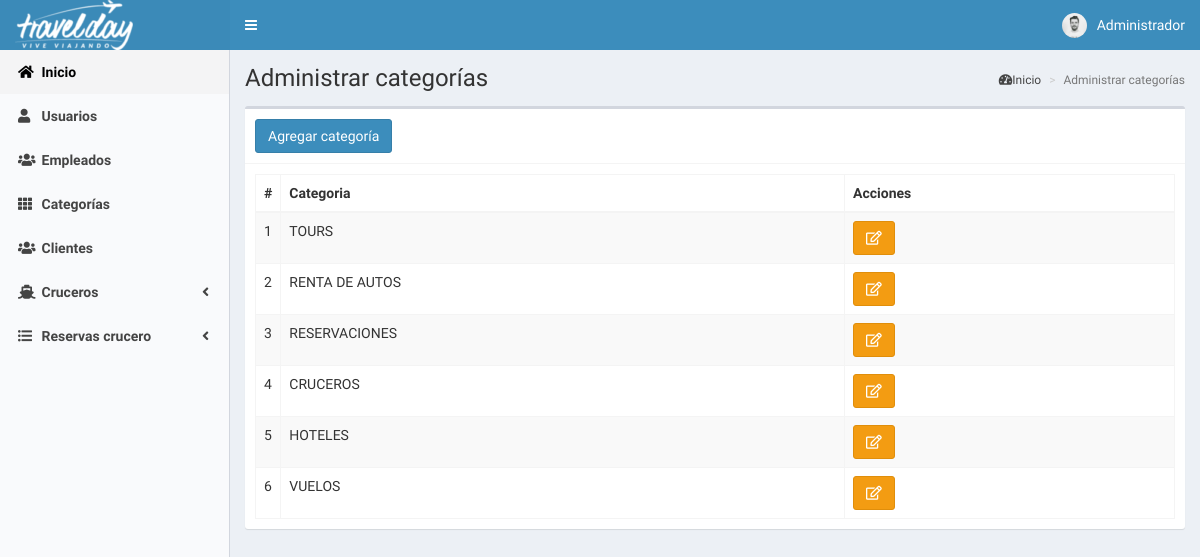
Screenshot of /categorias (signed in) with the database file from the repository.
### tables this page shows
CREATE TABLE `categorias` (
  `id` int(11) NOT NULL,
  `categoria` text NOT NULL,
  `fecha` timestamp NOT NULL DEFAULT CURRENT_TIMESTAMP ON UPDATE CURRENT_TIMESTAMP
);

### controladores/plantilla.controlador.php (called while the page is built)
<?php
class ControladorPlantilla{
	static public function ctrPlantilla(){
		include "vistas/plantilla.php";
	}
}

### index.php (called while the page is built, shortened)
<?php
require_once "controladores/plantilla.controlador.php";
require_once "controladores/usuarios.controlador.php";
require_once "controladores/categorias.controlador.php";
require_once "controladores/reservas.controlador.php";
require_once "modelos/categorias.modelo.php";
$plantilla = new ControladorPlantilla();
$plantilla -> ctrPlantilla();

### controladores/categorias.controlador.php (called while the page is built, shortened)
<?php
class ControladorCategorias{
	static public function ctrMostrarCategorias($item, $valor){
		$tabla = "categorias";
		$respuesta = ModeloCategorias::mdlMostrarCategorias($tabla, $item, $valor);
		return $respuesta;
	}
}

### modelos/conexion.php (called while the page is built)
<?php
class Conexion{
	static public function conectar(){
		$link = new PDO("mysql:host=localhost;dbname=travelday_admin",
			            "root",
			            "");
		$link->exec("set names utf8");
		return $link;
	}
}

### modelos/categorias.modelo.php (called while the page is built, shortened)
<?php
require_once "conexion.php";
class ModeloCategorias{
	static public function mdlMostrarCategorias($tabla, $item, $valor){
		if($item != null){
			$stmt = Conexion::conectar()->prepare("SELECT * FROM $tabla WHERE $item = :$item");
			$stmt -> bindParam(":".$item, $valor, PDO::PARAM_STR);
			$stmt -> execute();
			return $stmt -> fetch();
		}else{
			$stmt = Conexion::conectar()->prepare("SELECT * FROM $tabla");
			$stmt -> execute();
			return $stmt -> fetchAll();
		}
	}
}

### vistas/modulos/categorias.php (the view, shortened to what this page needs)
<div class="content-wrapper">
  <section class="content-header">
    <h1>
      Administrar categorías
    </h1>
    <ol class="breadcrumb">
      <li><a href="inicio"><i class="fas fa-tachometer-alt"></i>Inicio</a></li>
      <li class="active">Administrar categorías</li>
    </ol>
  </section>
  <section class="content">
    <div class="box">
      <div class="box-header with-border">
        <button class="btn btn-primary" data-toggle="modal" data-target="#modalAgregarCategoria">
          Agregar categoría
        </button>
      </div>
      <div class="box-body">
       <table class="table table-bordered table-striped dt-responsive tablas" width="100%">
        <thead>
         <tr>
           <th style="width:10px">#</th>
           <th>Categoria</th>
           <th>Acciones</th>
         </tr>
        </thead>
        <tbody>
        <?php
          $item = null;
          $valor = null;
          $categorias = ControladorCategorias::ctrMostrarCategorias($item, $valor);
          foreach ($categorias as $key => $value) {
            echo ' <tr>
                    <td>'.($key+1).'</td>
                    <td class="text-uppercase">'.$value["categoria"].'</td>
                    <td>
                      <div class="btn-group">
                        <button class="btn btn-warning btnEditarCategoria" idCategoria="'.$value["id"].'" data-toggle="modal" data-target="#modalEditarCategoria"><i class="far fa-edit"></i></button>
                      </div>
                    </td>
                  </tr>';
          }
        ?>
        </tbody>
       </table>
      </div>
    </div>
  </section>
</div>

### rows the page displays
categorias: categoria "TOURS"
categorias: categoria "RENTA DE AUTOS"
categorias: categoria "RESERVACIONES"
categorias: categoria "CRUCEROS"
categorias: categoria "HOTELES"
categorias: categoria "VUELOS"

### other values shown
$_SESSION["nombre"] "Administrador"
